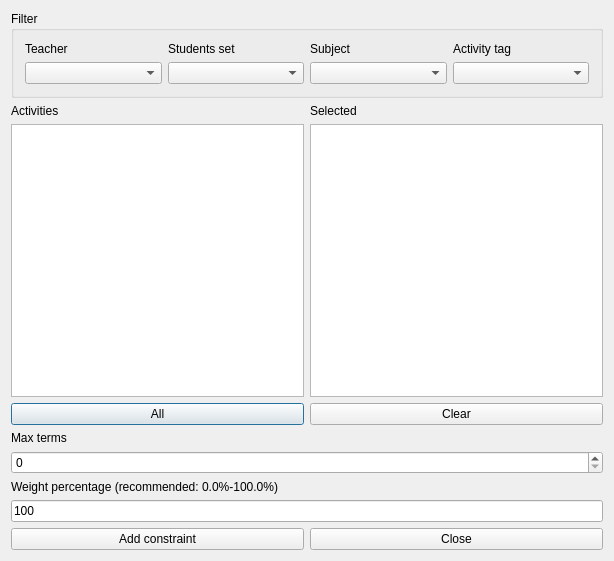
<?xml version="1.0" encoding="UTF-8"?>
<ui version="4.0">
 <class>AddConstraintMaxTermsBetweenActivitiesForm_template</class>
 <widget class="QDialog" name="AddConstraintMaxTermsBetweenActivitiesForm_template">
  <property name="geometry">
   <rect>
    <x>0</x>
    <y>0</y>
    <width>614</width>
    <height>561</height>
   </rect>
  </property>
  <property name="windowTitle">
   <string extracomment="This is the title of the dialog to add a new constraint of this type">Add max terms between activities</string>
  </property>
  <layout class="QGridLayout" name="gridLayout_3">
   <item row="0" column="0">
    <widget class="QGroupBox" name="filterGroupBox">
     <property name="title">
      <string>Filter</string>
     </property>
     <layout class="QGridLayout" name="gridLayout">
      <item row="0" column="0">
       <widget class="QLabel" name="teachersTextLabel">
        <property name="text">
         <string>Teacher</string>
        </property>
        <property name="wordWrap">
         <bool>false</bool>
        </property>
       </widget>
      </item>
      <item row="0" column="1">
       <widget class="QLabel" name="studentsTextLabel">
        <property name="text">
         <string>Students set</string>
        </property>
        <property name="wordWrap">
         <bool>false</bool>
        </property>
       </widget>
      </item>
      <item row="0" column="2">
       <widget class="QLabel" name="subjectsTextLabel">
        <property name="text">
         <string>Subject</string>
        </property>
        <property name="wordWrap">
         <bool>false</bool>
        </property>
       </widget>
      </item>
      <item row="0" column="3">
       <widget class="QLabel" name="activityTagsTextLabel">
        <property name="text">
         <string>Activity tag</string>
        </property>
        <property name="wordWrap">
         <bool>false</bool>
        </property>
       </widget>
      </item>
      <item row="1" column="0">
       <widget class="QComboBox" name="teachersComboBox"/>
      </item>
      <item row="1" column="1">
       <widget class="QComboBox" name="studentsComboBox"/>
      </item>
      <item row="1" column="2">
       <widget class="QComboBox" name="subjectsComboBox"/>
      </item>
      <item row="1" column="3">
       <widget class="QComboBox" name="activityTagsComboBox"/>
      </item>
     </layout>
    </widget>
   </item>
   <item row="1" column="0">
    <layout class="QHBoxLayout" name="horizontalLayout">
     <item>
      <layout class="QVBoxLayout" name="verticalLayout_2">
       <item>
        <widget class="QLabel" name="activitiesTextLabel">
         <property name="frameShape">
          <enum>QFrame::NoFrame</enum>
         </property>
         <property name="frameShadow">
          <enum>QFrame::Plain</enum>
         </property>
         <property name="text">
          <string>Activities</string>
         </property>
         <property name="wordWrap">
          <bool>false</bool>
         </property>
        </widget>
       </item>
       <item>
        <widget class="QListWidget" name="allActivitiesListWidget"/>
       </item>
       <item>
        <widget class="QPushButton" name="addAllActivitiesPushButton">
         <property name="text">
          <string comment="Text on a button. It refers to adding all activities from the list above this button into the current constraint">All</string>
         </property>
        </widget>
       </item>
      </layout>
     </item>
     <item>
      <layout class="QVBoxLayout" name="verticalLayout">
       <item>
        <widget class="QLabel" name="selectedActivitiesTextLabel">
         <property name="frameShape">
          <enum>QFrame::NoFrame</enum>
         </property>
         <property name="frameShadow">
          <enum>QFrame::Plain</enum>
         </property>
         <property name="text">
          <string comment="It refers to a list of selected activities">Selected</string>
         </property>
         <property name="wordWrap">
          <bool>false</bool>
         </property>
        </widget>
       </item>
       <item>
        <widget class="QListWidget" name="selectedActivitiesListWidget"/>
       </item>
       <item>
        <widget class="QPushButton" name="clearPushButton">
         <property name="text">
          <string>Clear</string>
         </property>
        </widget>
       </item>
      </layout>
     </item>
    </layout>
   </item>
   <item row="2" column="0">
    <layout class="QGridLayout" name="gridLayout_2">
     <item row="0" column="0">
      <widget class="QLabel" name="maxTermsTextLabel">
       <property name="frameShape">
        <enum>QFrame::NoFrame</enum>
       </property>
       <property name="frameShadow">
        <enum>QFrame::Plain</enum>
       </property>
       <property name="text">
        <string comment="It refers to the maximum number of days between activities">Max terms</string>
       </property>
       <property name="wordWrap">
        <bool>false</bool>
       </property>
      </widget>
     </item>
     <item row="1" column="0">
      <widget class="QSpinBox" name="maxTermsSpinBox"/>
     </item>
    </layout>
   </item>
   <item row="3" column="0">
    <layout class="QVBoxLayout">
     <item>
      <widget class="QLabel" name="weightTextLabel">
       <property name="frameShape">
        <enum>QFrame::NoFrame</enum>
       </property>
       <property name="frameShadow">
        <enum>QFrame::Plain</enum>
       </property>
       <property name="text">
        <string>Weight percentage (recommended: 0.0%-100.0%)</string>
       </property>
       <property name="wordWrap">
        <bool>false</bool>
       </property>
      </widget>
     </item>
     <item>
      <widget class="QLineEdit" name="weightLineEdit">
       <property name="text">
        <string notr="true">100</string>
       </property>
      </widget>
     </item>
    </layout>
   </item>
   <item row="4" column="0">
    <layout class="QHBoxLayout">
     <item>
      <widget class="QPushButton" name="addConstraintPushButton">
       <property name="text">
        <string>Add constraint</string>
       </property>
      </widget>
     </item>
     <item>
      <widget class="QPushButton" name="closePushButton">
       <property name="text">
        <string>Close</string>
       </property>
      </widget>
     </item>
    </layout>
   </item>
  </layout>
 </widget>
 <layoutdefault spacing="6" margin="11"/>
 <resources/>
 <connections/>
</ui>
